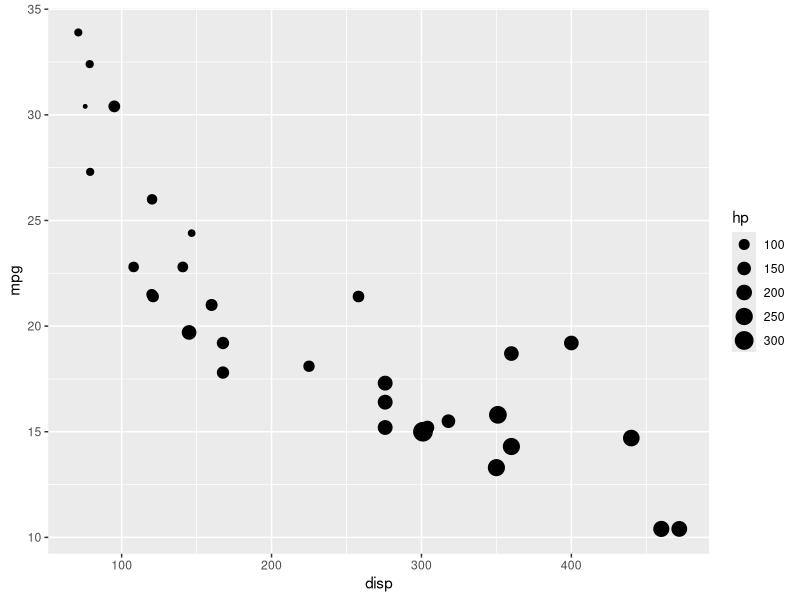
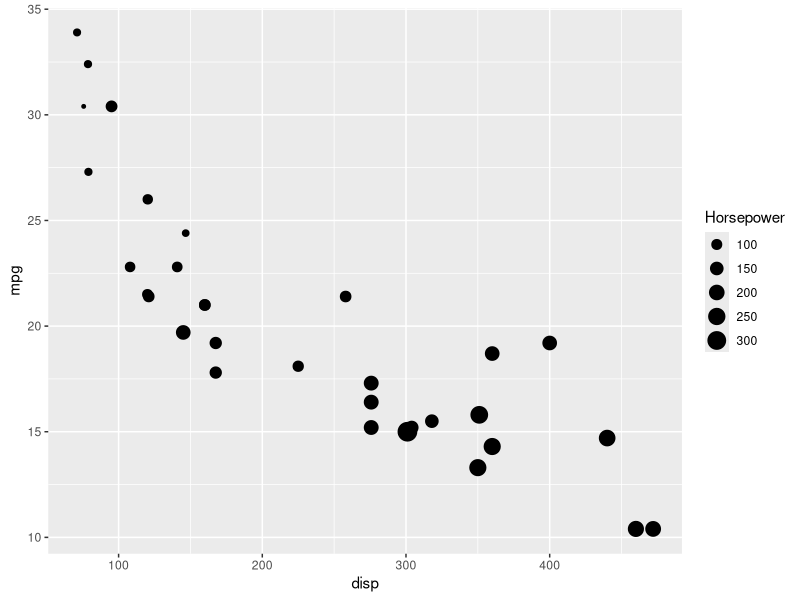
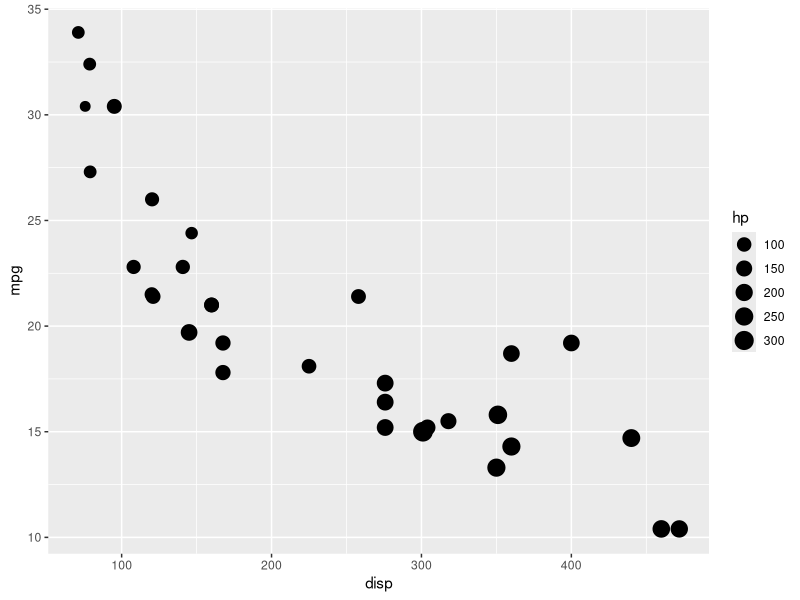
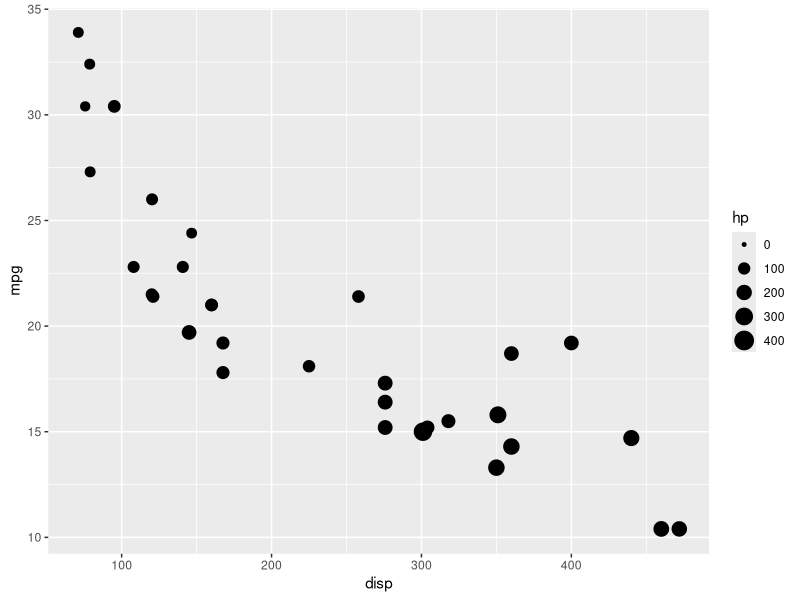
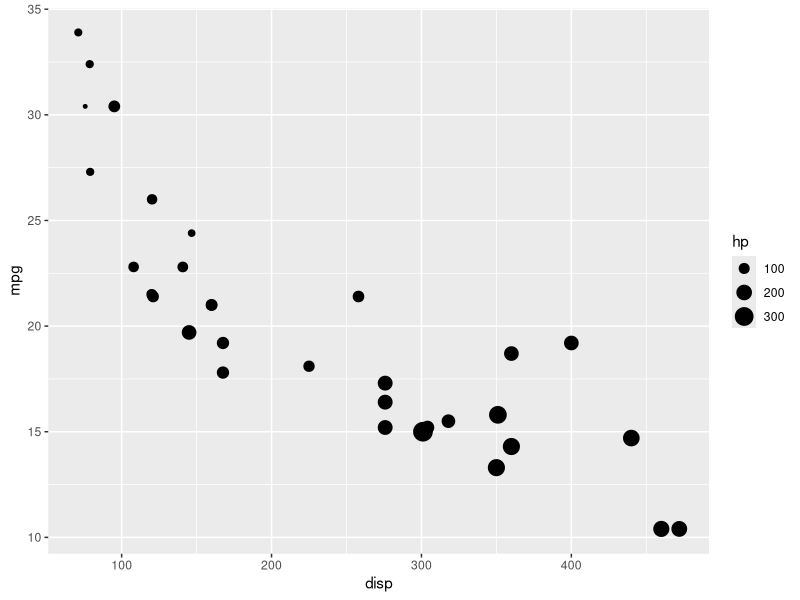
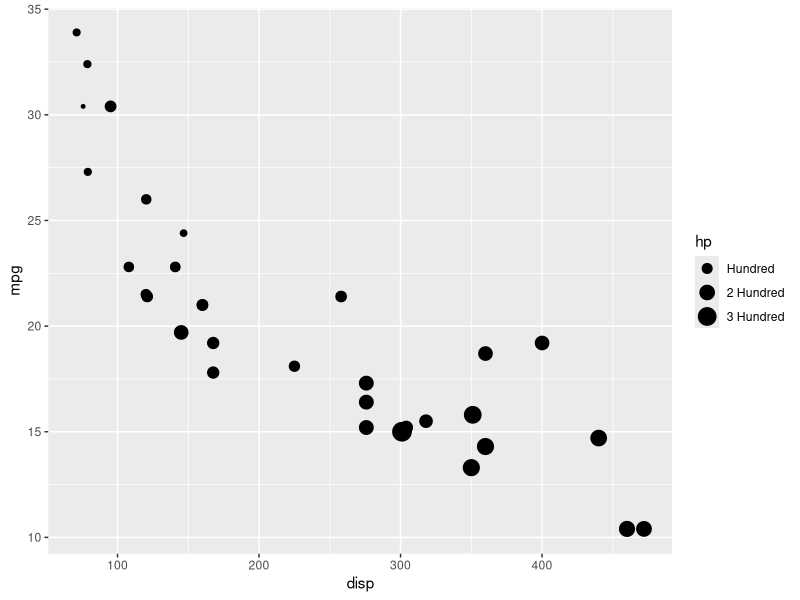
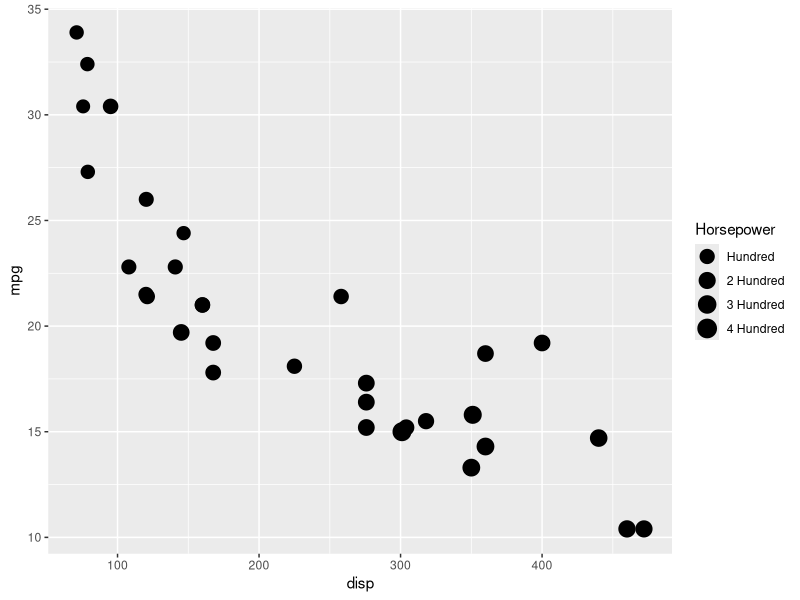

These charts were generated, in order, by the following R code:
## ---- chunk 1
library(ggplot2)
library(dplyr)
library(tidyr)
## ---- chunk 2
ggplot(mtcars) +
  geom_point(aes(disp, mpg, size = hp))
## ---- chunk 3
ggplot(mtcars) +
  geom_point(aes(disp, mpg, size = hp)) +
  scale_size_continuous(name = "Horsepower")
## ---- chunk 4
ggplot(mtcars) +
  geom_point(aes(disp, mpg, size = hp)) +
  scale_size_continuous(range = c(3, 6))
## ---- chunk 5
ggplot(mtcars) +
  geom_point(aes(disp, mpg, size = hp)) +
  scale_size_continuous(limits = c(0, 400))
## ---- chunk 6
ggplot(mtcars) +
  geom_point(aes(disp, mpg, size = hp)) +
  scale_size_continuous(breaks = c(100, 200, 300, 400))
## ---- chunk 7
ggplot(mtcars) +
  geom_point(aes(disp, mpg, size = hp)) +
  scale_size_continuous(breaks = c(100, 200, 300, 400),
    labels = c("Hundred", "2 Hundred", "3 Hundred", "4 Hundred"))
## ---- chunk 8
ggplot(mtcars) +
  geom_point(aes(disp, mpg, size = hp)) +
  scale_size_continuous(name = "Horsepower", range = c(3, 6), 
    limits = c(0, 400), breaks = c(100, 200, 300, 400),
    labels = c("Hundred", "2 Hundred", "3 Hundred", "4 Hundred"))
